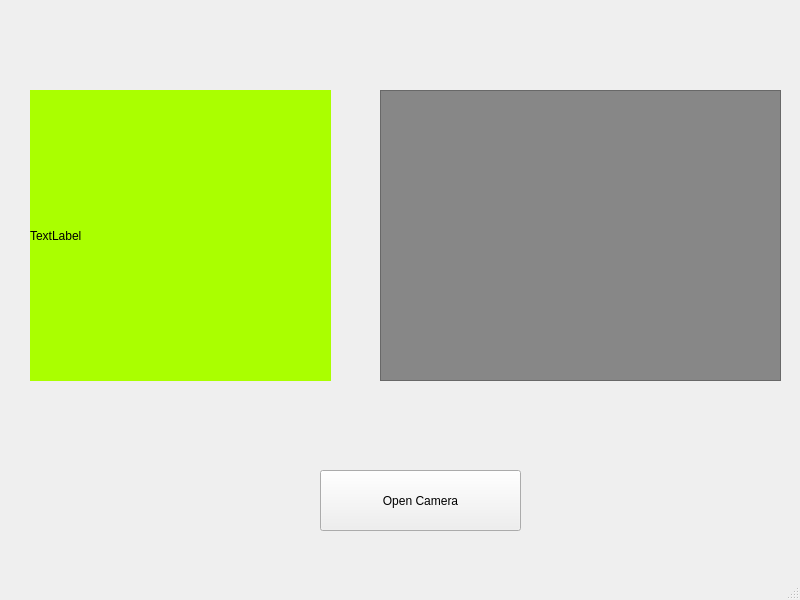
<?xml version="1.0" encoding="UTF-8"?>
<ui version="4.0">
 <class>MainWindow</class>
 <widget class="QMainWindow" name="MainWindow">
  <property name="geometry">
   <rect>
    <x>0</x>
    <y>0</y>
    <width>800</width>
    <height>600</height>
   </rect>
  </property>
  <property name="windowTitle">
   <string>MainWindow</string>
  </property>
  <widget class="QWidget" name="centralwidget">
   <widget class="QFrame" name="frame">
    <property name="geometry">
     <rect>
      <x>380</x>
      <y>90</y>
      <width>401</width>
      <height>291</height>
     </rect>
    </property>
    <property name="styleSheet">
     <string notr="true">background-color: rgb(135, 135, 135);</string>
    </property>
    <property name="frameShape">
     <enum>QFrame::StyledPanel</enum>
    </property>
    <property name="frameShadow">
     <enum>QFrame::Raised</enum>
    </property>
   </widget>
   <widget class="QPushButton" name="pushButton">
    <property name="geometry">
     <rect>
      <x>320</x>
      <y>470</y>
      <width>201</width>
      <height>61</height>
     </rect>
    </property>
    <property name="text">
     <string>Open Camera</string>
    </property>
   </widget>
   <widget class="QLabel" name="label">
    <property name="geometry">
     <rect>
      <x>30</x>
      <y>90</y>
      <width>301</width>
      <height>291</height>
     </rect>
    </property>
    <property name="styleSheet">
     <string notr="true">background-color: rgb(170, 255, 0);</string>
    </property>
    <property name="text">
     <string>TextLabel</string>
    </property>
   </widget>
  </widget>
  <widget class="QMenuBar" name="menubar">
   <property name="geometry">
    <rect>
     <x>0</x>
     <y>0</y>
     <width>800</width>
     <height>26</height>
    </rect>
   </property>
  </widget>
  <widget class="QStatusBar" name="statusbar"/>
 </widget>
 <resources/>
 <connections/>
</ui>
